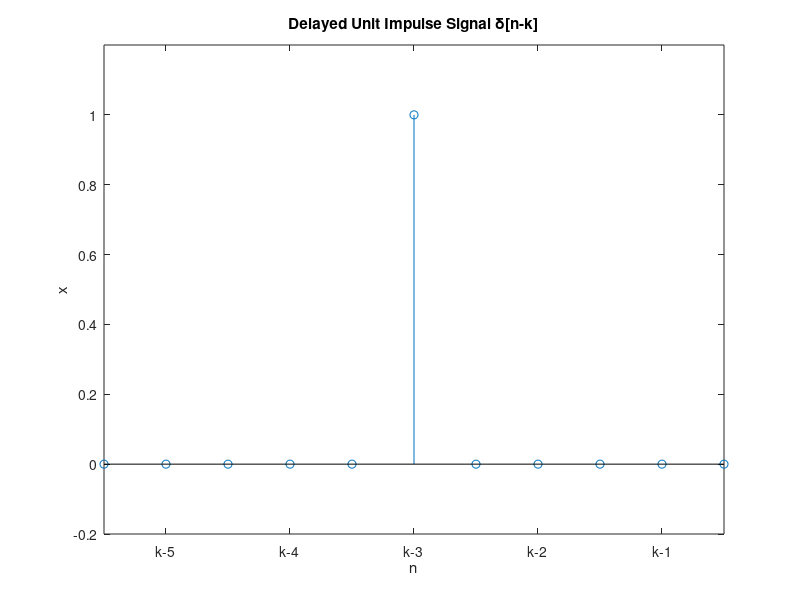

MATLAB code for this plot:
% Plot an unit impulse signal

n = -5:5;
x = 0*n;
index=find(n==0);
x(index)=1;

% plot
stem(n, x);
axis([-inf, inf, -0.2, 1.2]);
xlabel('n'); ylabel('x');
title('Delayed Unit Impulse Signal \delta[n-k]');
set(gca, 'xticklabel', {'k-5', 'k-4', 'k-3', 'k-2', 'k-1', 'k', 'k+1', 'k+2', 'k+3', 'k+4', 'k+5'});